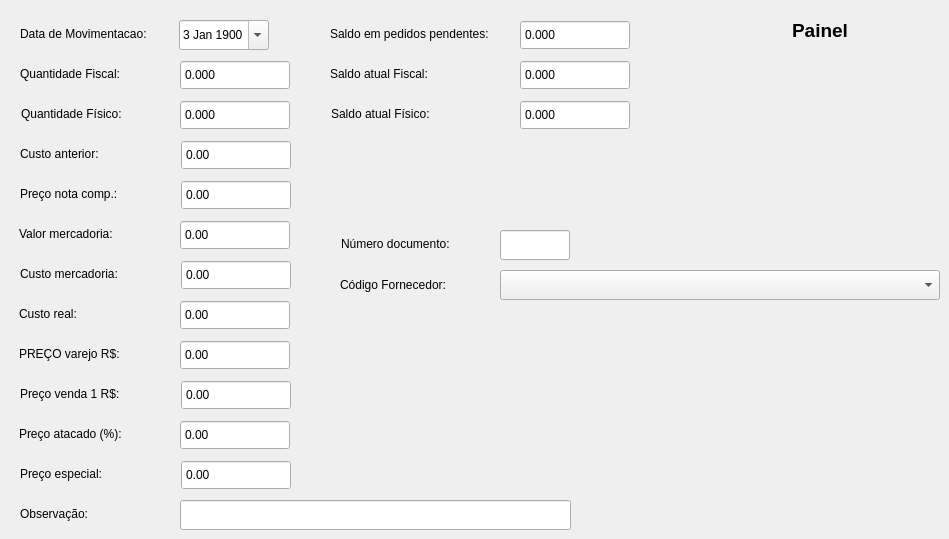
    <widget class="QWidget" name="tab_5">
     <attribute name="title">
      <string>Balanco</string>
     </attribute>
     <widget class="QDateEdit" name="mdata_cad_2">
      <property name="geometry">
       <rect>
        <x>179</x>
        <y>20</y>
        <width>90</width>
        <height>30</height>
       </rect>
      </property>
      <property name="styleSheet">
       <string notr="true"/>
      </property>
      <property name="dateTime">
       <datetime>
        <hour>6</hour>
        <minute>0</minute>
        <second>0</second>
        <year>1900</year>
        <month>1</month>
        <day>3</day>
       </datetime>
      </property>
      <property name="calendarPopup">
       <bool>true</bool>
      </property>
     </widget>
     <widget class="QLabel" name="label_58">
      <property name="geometry">
       <rect>
        <x>20</x>
        <y>20</y>
        <width>150</width>
        <height>28</height>
       </rect>
      </property>
      <property name="styleSheet">
       <string notr="true"/>
      </property>
      <property name="text">
       <string>Data de Movimentacao:</string>
      </property>
     </widget>
     <widget class="QLabel" name="label_59">
      <property name="geometry">
       <rect>
        <x>20</x>
        <y>60</y>
        <width>150</width>
        <height>28</height>
       </rect>
      </property>
      <property name="styleSheet">
       <string notr="true"/>
      </property>
      <property name="text">
       <string>Quantidade Fiscal:</string>
      </property>
     </widget>
     <widget class="QLabel" name="label_60">
      <property name="geometry">
       <rect>
        <x>21</x>
        <y>100</y>
        <width>150</width>
        <height>28</height>
       </rect>
      </property>
      <property name="styleSheet">
       <string notr="true"/>
      </property>
      <property name="text">
       <string>Quantidade Físico:</string>
      </property>
     </widget>
     <widget class="QLabel" name="label_61">
      <property name="geometry">
       <rect>
        <x>330</x>
        <y>60</y>
        <width>180</width>
        <height>28</height>
       </rect>
      </property>
      <property name="styleSheet">
       <string notr="true"/>
      </property>
      <property name="text">
       <string>Saldo atual Fiscal:</string>
      </property>
     </widget>
     <widget class="QLabel" name="label_62">
      <property name="geometry">
       <rect>
        <x>331</x>
        <y>100</y>
        <width>180</width>
        <height>28</height>
       </rect>
      </property>
      <property name="styleSheet">
       <string notr="true"/>
      </property>
      <property name="text">
       <string>Saldo atual Físico:</string>
      </property>
     </widget>
     <widget class="QDoubleSpinBox" name="doubleSpinBox_23">
      <property name="geometry">
       <rect>
        <x>181</x>
        <y>140</y>
        <width>110</width>
        <height>30</height>
       </rect>
      </property>
      <property name="styleSheet">
       <string notr="true"/>
      </property>
      <property name="readOnly">
       <bool>true</bool>
      </property>
      <property name="buttonSymbols">
       <enum>QAbstractSpinBox::NoButtons</enum>
      </property>
      <property name="maximum">
       <double>999999.989999999990687</double>
      </property>
     </widget>
     <widget class="QLabel" name="label_63">
      <property name="geometry">
       <rect>
        <x>20</x>
        <y>140</y>
        <width>150</width>
        <height>28</height>
       </rect>
      </property>
      <property name="styleSheet">
       <string notr="true"/>
      </property>
      <property name="text">
       <string>Custo anterior:</string>
      </property>
     </widget>
     <widget class="QLabel" name="label_64">
      <property name="geometry">
       <rect>
        <x>330</x>
        <y>20</y>
        <width>181</width>
        <height>28</height>
       </rect>
      </property>
      <property name="styleSheet">
       <string notr="true"/>
      </property>
      <property name="text">
       <string>Saldo em pedidos pendentes:</string>
      </property>
     </widget>
     <widget class="QDoubleSpinBox" name="doubleSpinBox_24">
      <property name="geometry">
       <rect>
        <x>181</x>
        <y>180</y>
        <width>110</width>
        <height>30</height>
       </rect>
      </property>
      <property name="styleSheet">
       <string notr="true"/>
      </property>
      <property name="buttonSymbols">
       <enum>QAbstractSpinBox::NoButtons</enum>
      </property>
      <property name="maximum">
       <double>999999.989999999990687</double>
      </property>
     </widget>
     <widget class="QLabel" name="label_65">
      <property name="geometry">
       <rect>
        <x>20</x>
        <y>180</y>
        <width>150</width>
        <height>28</height>
       </rect>
      </property>
      <property name="styleSheet">
       <string notr="true"/>
      </property>
      <property name="text">
       <string>Preço nota comp.:</string>
      </property>
     </widget>
     <widget class="QLabel" name="label_66">
      <property name="geometry">
       <rect>
        <x>19</x>
        <y>220</y>
        <width>150</width>
        <height>28</height>
       </rect>
      </property>
      <property name="styleSheet">
       <string notr="true"/>
      </property>
      <property name="text">
       <string>Valor mercadoria:</string>
      </property>
     </widget>
     <widget class="QDoubleSpinBox" name="doubleSpinBox_25">
      <property name="geometry">
       <rect>
        <x>180</x>
        <y>220</y>
        <width>110</width>
        <height>30</height>
       </rect>
      </property>
      <property name="styleSheet">
       <string notr="true"/>
      </property>
      <property name="buttonSymbols">
       <enum>QAbstractSpinBox::NoButtons</enum>
      </property>
      <property name="maximum">
       <double>999999.989999999990687</double>
      </property>
     </widget>
     <widget class="QDoubleSpinBox" name="doubleSpinBox_26">
      <property name="geometry">
       <rect>
        <x>181</x>
        <y>260</y>
        <width>110</width>
        <height>30</height>
       </rect>
      </property>
      <property name="styleSheet">
       <string notr="true"/>
      </property>
      <property name="buttonSymbols">
       <enum>QAbstractSpinBox::NoButtons</enum>
      </property>
      <property name="maximum">
       <double>999999.989999999990687</double>
      </property>
     </widget>
     <widget class="QLabel" name="label_67">
      <property name="geometry">
       <rect>
        <x>20</x>
        <y>260</y>
        <width>150</width>
        <height>28</height>
       </rect>
      </property>
      <property name="styleSheet">
       <string notr="true"/>
      </property>
      <property name="text">
       <string>Custo mercadoria:</string>
      </property>
     </widget>
     <widget class="QLabel" name="label_68">
      <property name="geometry">
       <rect>
        <x>19</x>
        <y>300</y>
        <width>150</width>
        <height>28</height>
       </rect>
      </property>
      <property name="styleSheet">
       <string notr="true"/>
      </property>
      <property name="text">
       <string>Custo real:</string>
      </property>
     </widget>
     <widget class="QDoubleSpinBox" name="doubleSpinBox_27">
      <property name="geometry">
       <rect>
        <x>180</x>
        <y>300</y>
        <width>110</width>
        <height>30</height>
       </rect>
      </property>
      <property name="styleSheet">
       <string notr="true"/>
      </property>
      <property name="buttonSymbols">
       <enum>QAbstractSpinBox::NoButtons</enum>
      </property>
      <property name="maximum">
       <double>999999.989999999990687</double>
      </property>
     </widget>
     <widget class="QLabel" name="label_69">
      <property name="geometry">
       <rect>
        <x>19</x>
        <y>340</y>
        <width>150</width>
        <height>28</height>
       </rect>
      </property>
      <property name="styleSheet">
       <string notr="true"/>
      </property>
      <property name="text">
       <string>PREÇO varejo R$:</string>
      </property>
     </widget>
     <widget class="QDoubleSpinBox" name="doubleSpinBox_28">
      <property name="geometry">
       <rect>
        <x>180</x>
        <y>340</y>
        <width>110</width>
        <height>30</height>
       </rect>
      </property>
      <property name="styleSheet">
       <string notr="true"/>
      </property>
      <property name="buttonSymbols">
       <enum>QAbstractSpinBox::NoButtons</enum>
      </property>
      <property name="maximum">
       <double>999999.989999999990687</double>
      </property>
     </widget>
     <widget class="QDoubleSpinBox" name="doubleSpinBox_29">
      <property name="geometry">
       <rect>
        <x>181</x>
        <y>380</y>
        <width>110</width>
        <height>30</height>
       </rect>
      </property>
      <property name="styleSheet">
       <string notr="true"/>
      </property>
      <property name="buttonSymbols">
       <enum>QAbstractSpinBox::NoButtons</enum>
      </property>
      <property name="maximum">
       <double>999999.989999999990687</double>
      </property>
     </widget>
     <widget class="QLabel" name="label_70">
      <property name="geometry">
       <rect>
        <x>20</x>
        <y>380</y>
        <width>150</width>
        <height>28</height>
       </rect>
      </property>
      <property name="styleSheet">
       <string notr="true"/>
      </property>
      <property name="text">
       <string>Preço venda 1 R$:</string>
      </property>
     </widget>
     <widget class="QLabel" name="label_71">
      <property name="geometry">
       <rect>
        <x>19</x>
        <y>420</y>
        <width>150</width>
        <height>28</height>
       </rect>
      </property>
      <property name="styleSheet">
       <string notr="true"/>
      </property>
      <property name="text">
       <string>Preço atacado (%):</string>
      </property>
     </widget>
     <widget class="QDoubleSpinBox" name="doubleSpinBox_30">
      <property name="geometry">
       <rect>
        <x>180</x>
        <y>420</y>
        <width>110</width>
        <height>30</height>
       </rect>
      </property>
      <property name="styleSheet">
       <string notr="true"/>
      </property>
      <property name="buttonSymbols">
       <enum>QAbstractSpinBox::NoButtons</enum>
      </property>
      <property name="maximum">
       <double>999999.989999999990687</double>
      </property>
     </widget>
     <widget class="QDoubleSpinBox" name="doubleSpinBox_31">
      <property name="geometry">
       <rect>
        <x>181</x>
        <y>460</y>
        <width>110</width>
        <height>30</height>
       </rect>
      </property>
      <property name="styleSheet">
       <string notr="true"/>
      </property>
      <property name="buttonSymbols">
       <enum>QAbstractSpinBox::NoButtons</enum>
      </property>
      <property name="maximum">
       <double>999999.989999999990687</double>
      </property>
     </widget>
     <widget class="QLabel" name="label_72">
      <property name="geometry">
       <rect>
        <x>20</x>
        <y>460</y>
        <width>150</width>
        <height>28</height>
       </rect>
      </property>
      <property name="styleSheet">
       <string notr="true"/>
      </property>
      <property name="text">
       <string>Preço especial:</string>
      </property>
     </widget>
     <widget class="QLineEdit" name="mobs1">
      <property name="geometry">
       <rect>
        <x>180</x>
        <y>500</y>
        <width>391</width>
        <height>30</height>
       </rect>
      </property>
      <property name="styleSheet">
       <string notr="true"/>
      </property>
      <property name="text">
       <string/>
      </property>
      <property name="maxLength">
       <number>60</number>
      </property>
     </widget>
     <widget class="QLabel" name="label_73">
      <property name="geometry">
       <rect>
        <x>20</x>
        <y>500</y>
        <width>150</width>
        <height>28</height>
       </rect>
      </property>
      <property name="styleSheet">
       <string notr="true"/>
      </property>
      <property name="text">
       <string>Observação:</string>
      </property>
     </widget>
     <widget class="QLineEdit" name="mnum_doc">
      <property name="geometry">
       <rect>
        <x>500</x>
        <y>230</y>
        <width>70</width>
        <height>30</height>
       </rect>
      </property>
      <property name="styleSheet">
       <string notr="true"/>
      </property>
      <property name="maxLength">
       <number>10</number>
      </property>
     </widget>
     <widget class="QLabel" name="label_74">
      <property name="geometry">
       <rect>
        <x>341</x>
        <y>230</y>
        <width>140</width>
        <height>28</height>
       </rect>
      </property>
      <property name="styleSheet">
       <string notr="true"/>
      </property>
      <property name="text">
       <string>Número documento:</string>
      </property>
     </widget>
     <widget class="QComboBox" name="comboBox_14">
      <property name="geometry">
       <rect>
        <x>500</x>
        <y>270</y>
        <width>440</width>
        <height>30</height>
       </rect>
      </property>
      <property name="styleSheet">
       <string notr="true"/>
      </property>
     </widget>
     <widget class="QLabel" name="label_75">
      <property name="geometry">
       <rect>
        <x>340</x>
        <y>270</y>
        <width>140</width>
        <height>30</height>
       </rect>
      </property>
      <property name="styleSheet">
       <string notr="true"/>
      </property>
      <property name="text">
       <string>Código Fornecedor:</string>
      </property>
     </widget>
     <widget class="QDoubleSpinBox" name="doubleSpinBox_32">
      <property name="geometry">
       <rect>
        <x>520</x>
        <y>20</y>
        <width>110</width>
        <height>30</height>
       </rect>
      </property>
      <property name="styleSheet">
       <string notr="true"/>
      </property>
      <property name="readOnly">
       <bool>true</bool>
      </property>
      <property name="buttonSymbols">
       <enum>QAbstractSpinBox::NoButtons</enum>
      </property>
      <property name="decimals">
       <number>3</number>
      </property>
      <property name="minimum">
       <double>-999999.000000000000000</double>
      </property>
      <property name="maximum">
       <double>999999.989999999990687</double>
      </property>
     </widget>
     <widget class="QDoubleSpinBox" name="doubleSpinBox_33">
      <property name="geometry">
       <rect>
        <x>520</x>
        <y>60</y>
        <width>110</width>
        <height>30</height>
       </rect>
      </property>
      <property name="styleSheet">
       <string notr="true"/>
      </property>
      <property name="readOnly">
       <bool>true</bool>
      </property>
      <property name="buttonSymbols">
       <enum>QAbstractSpinBox::NoButtons</enum>
      </property>
      <property name="decimals">
       <number>3</number>
      </property>
      <property name="minimum">
       <double>-999999.000000000000000</double>
      </property>
      <property name="maximum">
       <double>999999.989999999990687</double>
      </property>
     </widget>
     <widget class="QDoubleSpinBox" name="doubleSpinBox_34">
      <property name="geometry">
       <rect>
        <x>520</x>
        <y>100</y>
        <width>110</width>
        <height>30</height>
       </rect>
      </property>
      <property name="styleSheet">
       <string notr="true"/>
      </property>
      <property name="readOnly">
       <bool>true</bool>
      </property>
      <property name="buttonSymbols">
       <enum>QAbstractSpinBox::NoButtons</enum>
      </property>
      <property name="decimals">
       <number>3</number>
      </property>
      <property name="minimum">
       <double>-999999.000000000000000</double>
      </property>
      <property name="maximum">
       <double>999999.989999999990687</double>
      </property>
     </widget>
     <widget class="QDoubleSpinBox" name="doubleSpinBox_35">
      <property name="geometry">
       <rect>
        <x>180</x>
        <y>60</y>
        <width>110</width>
        <height>30</height>
       </rect>
      </property>
      <property name="styleSheet">
       <string notr="true"/>
      </property>
      <property name="buttonSymbols">
       <enum>QAbstractSpinBox::NoButtons</enum>
      </property>
      <property name="decimals">
       <number>3</number>
      </property>
      <property name="minimum">
       <double>-999999.000000000000000</double>
      </property>
      <property name="maximum">
       <double>999999.989999999990687</double>
      </property>
     </widget>
     <widget class="QDoubleSpinBox" name="doubleSpinBox_36">
      <property name="geometry">
       <rect>
        <x>180</x>
        <y>100</y>
        <width>110</width>
        <height>30</height>
       </rect>
      </property>
      <property name="styleSheet">
       <string notr="true"/>
      </property>
      <property name="buttonSymbols">
       <enum>QAbstractSpinBox::NoButtons</enum>
      </property>
      <property name="decimals">
       <number>3</number>
      </property>
      <property name="minimum">
       <double>-999999.000000000000000</double>
      </property>
      <property name="maximum">
       <double>999999.989999999990687</double>
      </property>
     </widget>
     <widget class="QLabel" name="estoque">
      <property name="geometry">
       <rect>
        <x>700</x>
        <y>10</y>
        <width>240</width>
        <height>40</height>
       </rect>
      </property>
      <property name="font">
       <font>
        <family>Arial</family>
        <pointsize>14</pointsize>
        <italic>false</italic>
        <bold>true</bold>
       </font>
      </property>
      <property name="styleSheet">
       <string notr="true">font: 14pt &quot;Segoe UI&quot;;
font: 700 14pt &quot;Arial&quot;;</string>
      </property>
      <property name="text">
       <string>Painel</string>
      </property>
      <property name="alignment">
       <set>Qt::AlignCenter</set>
      </property>
     </widget>
    </widget>
